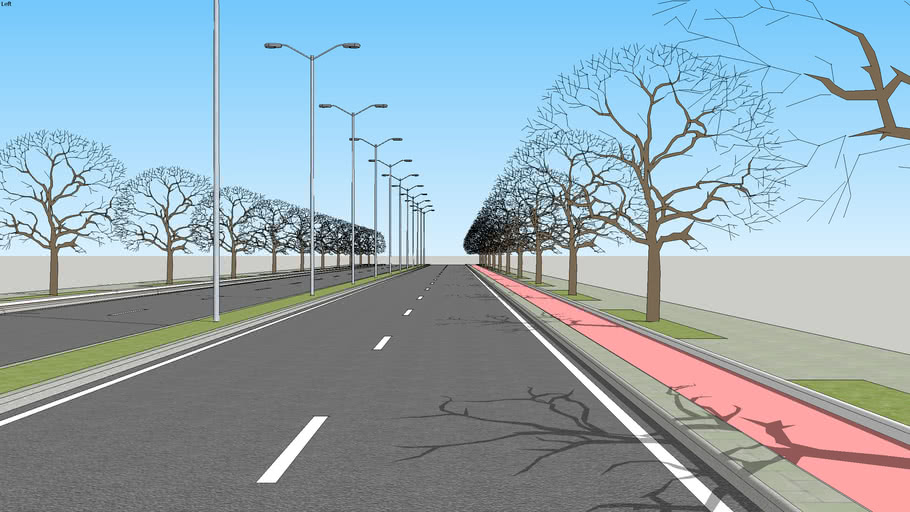
#> input picture road.jpg, 910 x 512 px
$ python HoughTransform.py
#> lines starting #> are read from the running program, lines starting #| are printed output that depends on the picture; after the words box and inside, x2 and y2 are one past the last pixel; in counts of white or black regions, pixels touching at a corner belong together
import numpy as np
import cv2


img = cv2.imread("road.jpg")
#> img is the input picture: shape (512, 910, 3); mean B, G, R 181.5, 170.1, 148.7
gray = cv2.cvtColor (img, cv2.COLOR_BGR2GRAY)
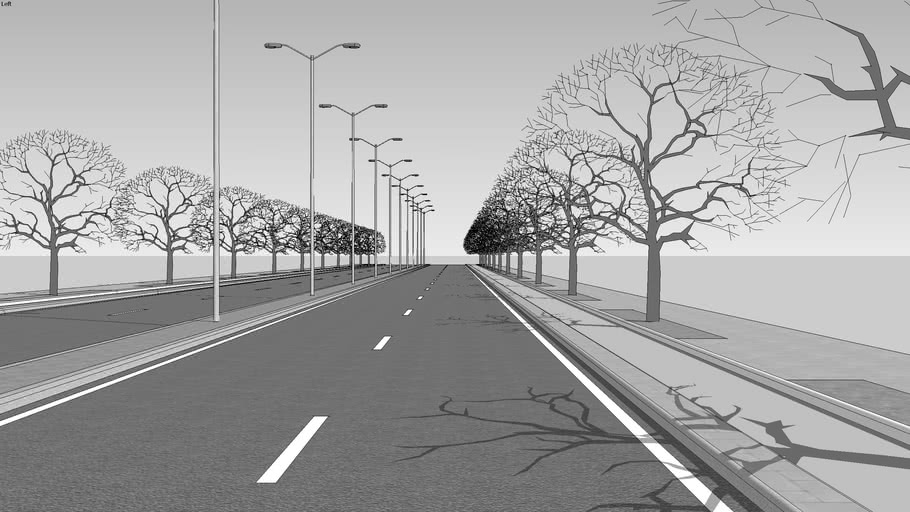
#> gray: shape (512, 910); min 0, max 255, mean 165
edges = cv2.Canny(gray, 50, 150, apertureSize=3)
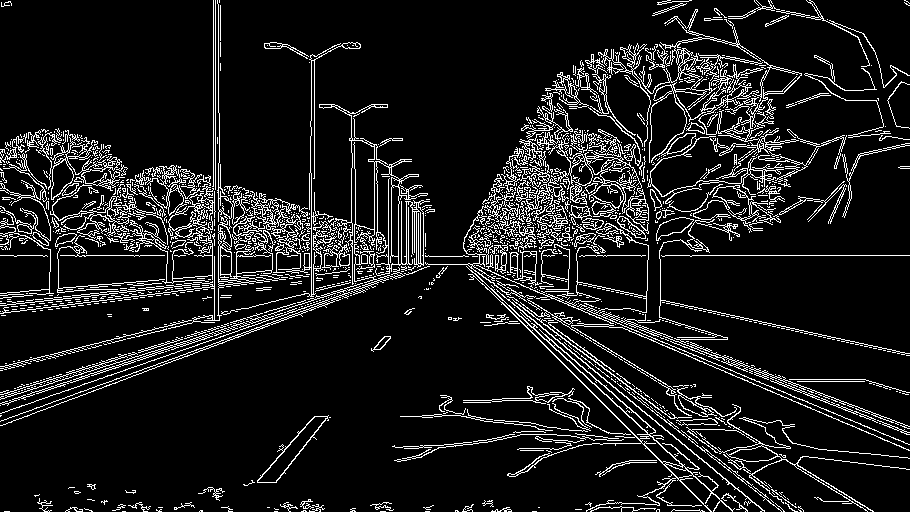
#> edges: shape (512, 910); 10.6% white in thin lines or dots
cv2.imshow('edges', edges)
lines = cv2.HoughLinesP(edges, 1, np.pi/ 180, 100, minLineLength=100, maxLineGap=10)
#> lines = 151 rows, first 6: [0, 255, 276, 255], [482, 283, 710, 511], [0, 413, 408, 272], [3, 312, 313, 274], [2, 402, 233, 327], [1, 394, 257, 316]

for line in lines:
    x1,y1,x2, y2= line[0]
    cv2.line(img, (x1, y1), (x2, y2), (0, 255, 0), 2)
#> this loop made 151 passes
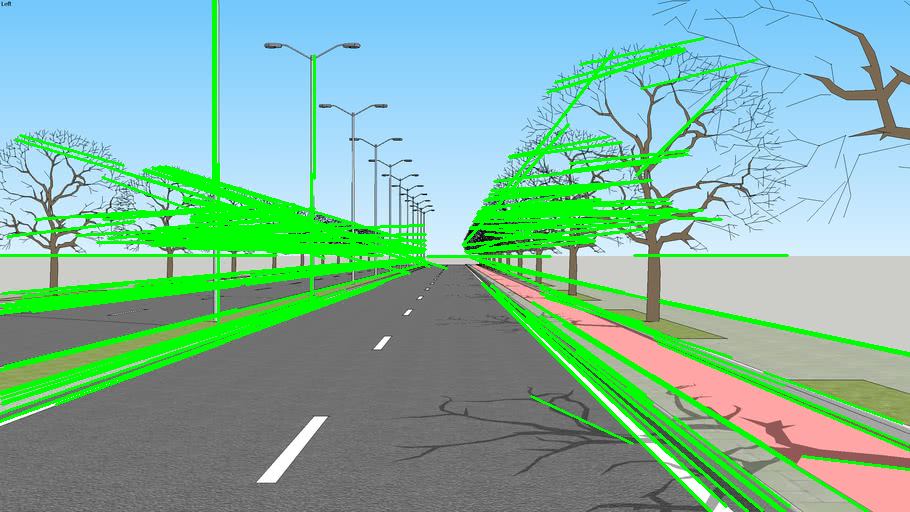
#> img: shape (512, 910, 3); 13% of pixels changed, all inside (x1, y1, x2, y2) = (0, 0, 910, 512)

cv2.imshow('image', img)
k= cv2.waitKey(0)
#> (key Esc is pressed here)
cv2.destroyAllWindows

$ run again, with saduko1.jpg copied over road.jpg
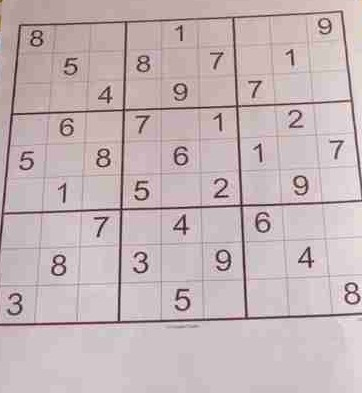
#> input picture saduko1.jpg, 362 x 393 px
#> img is the input picture: shape (393, 362, 3); mean B, G, R 182.6, 180.5, 196.3
#> `edges = cv2.Canny(gray, 50, 150, apertureSize=3)`:
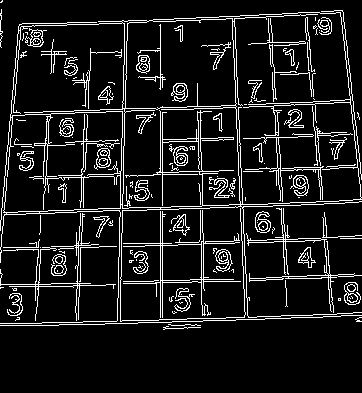
#> edges: shape (393, 362); 10.2% white in thin lines or dots, all inside (x1, y1, x2, y2) = (0, 0, 362, 330)
#> lines = 30 rows, first 6: [11, 112, 312, 102], [25, 114, 314, 104], [99, 321, 213, 318], [160, 322, 160, 207], [162, 322, 162, 106], [1, 212, 190, 206]
#> the loop `for line in lines:` made 30 passes
#> after the loop `for line in lines:`:
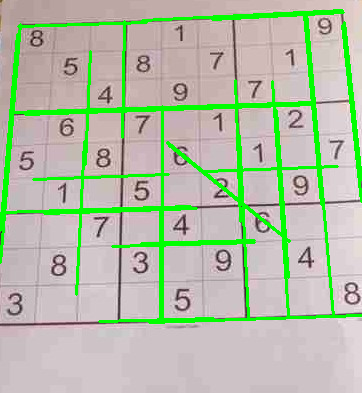
#> img: shape (393, 362, 3); 9.76% of pixels changed, all inside (x1, y1, x2, y2) = (0, 9, 362, 324)
